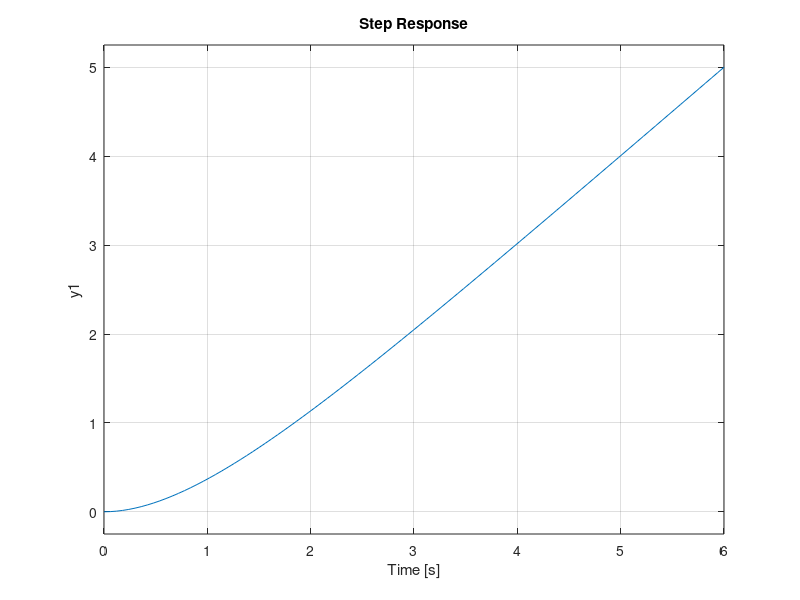
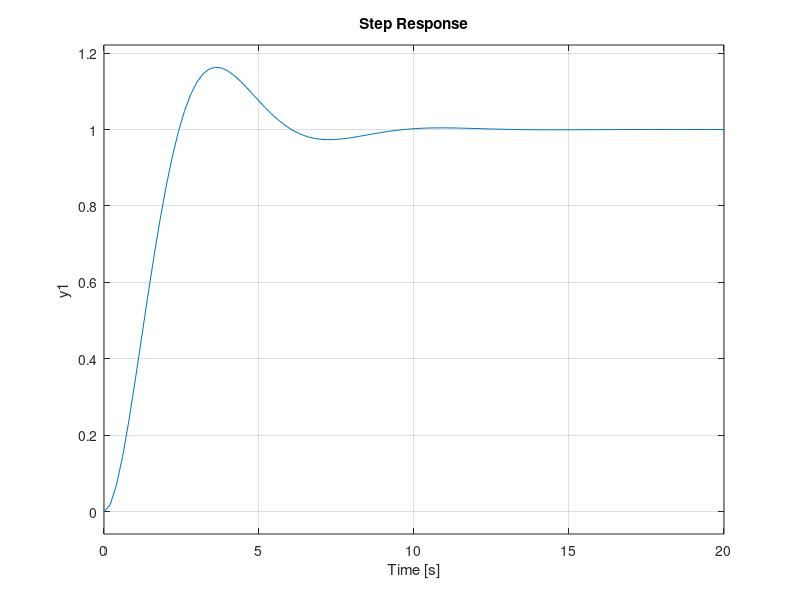
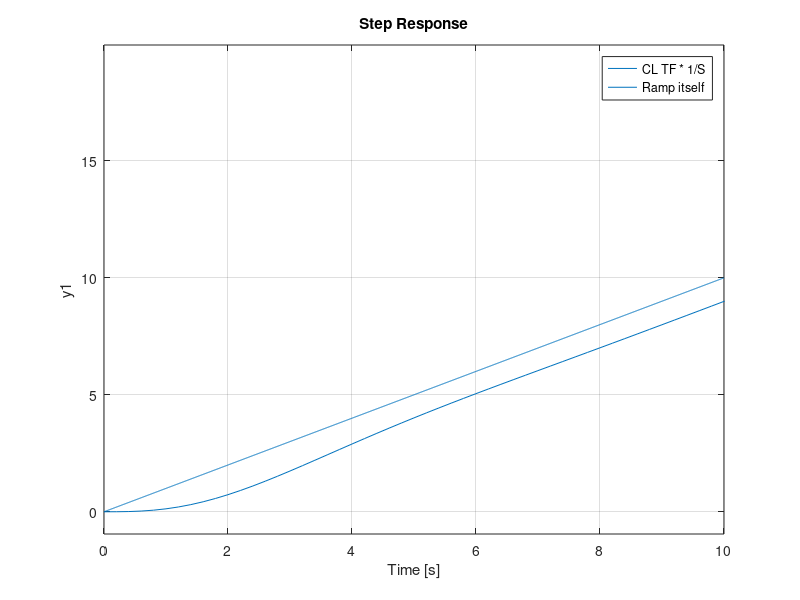
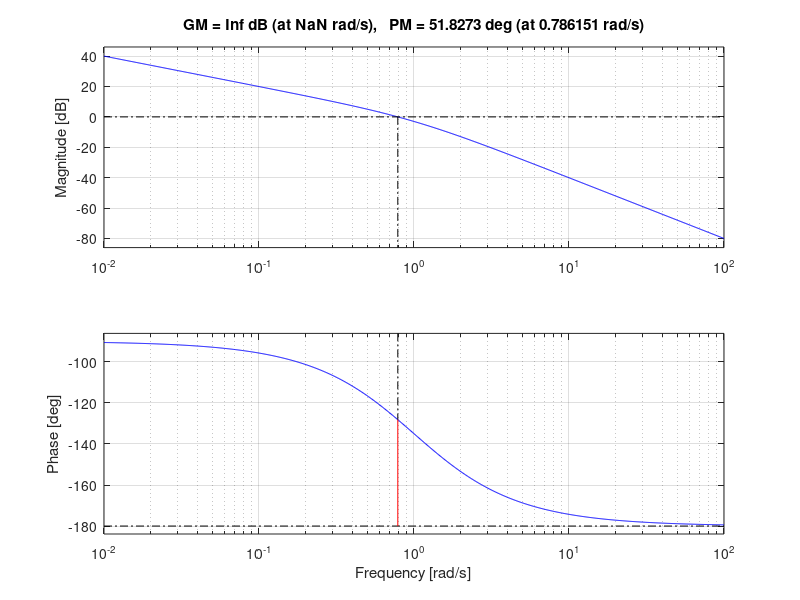

The MATLAB script that drew these images, in order:
G = tf([1],[1 1 0])
H = tf([1],[1])
figure(1);
step(G);
figure(2);
step(feedback(G,H));
Closed_loop_transfer_function = feedback(G,H)
poles = pzmap(feedback(G,H))
figure(3);
ramp = tf([1],[1 0]);
N = tf([1],[1 1 1 0]);
step(N);%close loop * 1/s
hold on;
step(ramp);
legend('CL TF * 1/S','Ramp itself');
figure(4);
margin(G);
grid on;

%approximated phase plot
%Generate x values for the entire range
x = linspace(0.01, 100, 10000);

% Generate y values for the straight line part
y = zeros(size(x));

% Define the starting y value and the slope for the decreasing straight line
starting_y = -90;
slope = -45;

% Set the constant y value for the range 0.01 to 0.1
y(x < 0.1) = starting_y;

% Calculate the y values for the decreasing straight line
y(x >= 0.1) = starting_y + slope * log10(x(x > 0.1) / 0.1);

% For the range x >= 10, y = -180
y(x > 10) = -180;

% Plotting
figure(5);
semilogx(x, y);  % Plot straight line part
title('Approximated Phase Plot');
xlabel('W(rad/sec)');
ylabel('Phase(degree)');
ylim([-190, -80]);  % Set y-axis limits
grid on;

%approximated magnitude plot
% Generate x values for the entire range
x = linspace(0.01, 100, 1000000);

% Generate y values for the straight line part
y = zeros(size(x));

% Define the slope for the first decreasing straight line
slope1 = -20;

% Calculate the y values for the first decreasing straight line
y(x <= 1) = slope1 * log10(x(x <= 1));

% Define the slope for the second decreasing straight line starting from where the first slope ended
slope2 = -40;

% Find the y value where the first slope ends at x = 1
y_at_x1 = slope1 * log10(1);

% Calculate the y values for the second decreasing straight line
y(x > 1) = slope2 * log10(x(x > 1)) + y_at_x1;

% Adjust the y value at x = 1 to be exactly 0
y(x == 1) = 0;% Plotting
figure(6);
semilogx(x, y);  % Plot straight line part
title('Approximated Magnitude Semilog Plot');
xlabel('Magnitude in dB');
ylabel('W(rad/sec)');
grid on;
